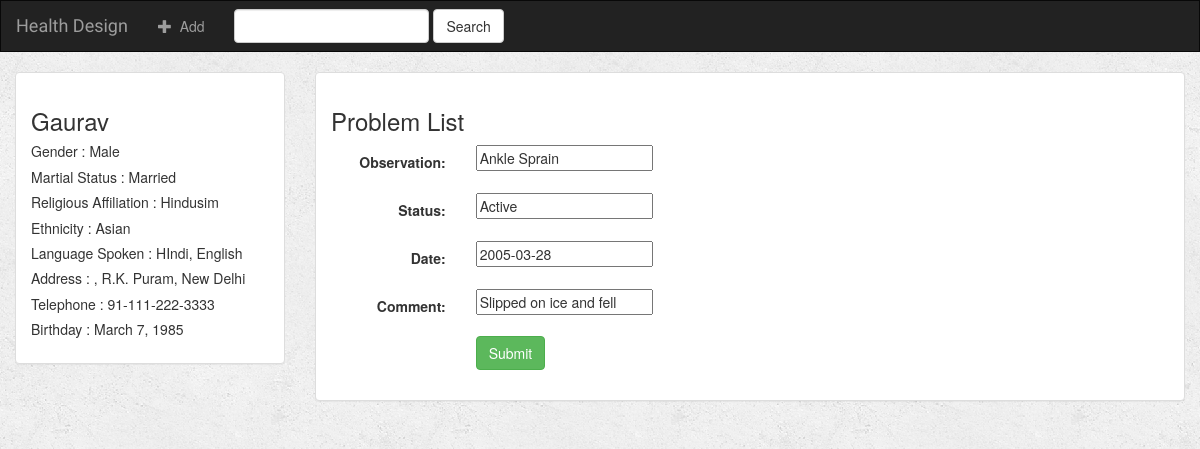
The app's page /10/1/update-problemlist/ with its own data.
### HealthDesign/models.py (models this page shows)
class Demographics(models.Model):
    first_name = models.CharField(max_length=30)
    last_name = models.CharField(max_length=30)
    gender = models.CharField(max_length=6)
    martial_status = models.CharField(max_length=10)
    religious_affiliation = models.CharField(max_length=10)
    ethnicity = models.CharField(max_length=30)
    language_spoken = models.CharField(max_length=50)
    address = models.CharField(max_length=100)
    telephone = models.CharField(max_length=20)
    birthday = models.DateField()

class ProblemList(models.Model):
    demographics = models.ForeignKey(Demographics, on_delete=models.CASCADE)
    observation = models.CharField(max_length=50)
    status = models.CharField(max_length=50)
    date = models.DateField()
    comment = models.CharField(max_length=100)

### HealthDesign/views.py (the view)
# urls.py: url(r'(?P<demographics_id>[0-9]+)/(?P<problemlist_id>[0-9]+)/update-problemlist/$', views.problemlist_update, name='problemlist-update'),
def problemlist_update(request, demographics_id, problemlist_id):
    demographics = get_object_or_404(Demographics, pk=demographics_id)
    problemlist = get_object_or_404(ProblemList, pk=problemlist_id)
    form = ProblemListForm(request.POST or None, request.FILES or None, instance=problemlist)
    if form.is_valid():
        problemlist = form.save(commit=False)
        problemlist.demographics = demographics
        problemlist.save()
        return render(request, 'HealthDesign/detail.html', {'demographics': demographics})
    context = {
        "form": form,
        "demographics": demographics
    }
    return render(request, 'HealthDesign/problemlist_form.html', context)

### HealthDesign/forms.py
class ProblemListForm(forms.ModelForm):
    class Meta:
        model = ProblemList
        fields = ['observation', 'status', 'date', 'comment']

### HealthDesign/templates/HealthDesign/problemlist_form.html (shortened to what this page needs)
{% extends 'HealthDesign/base.html' %}
{% block body %}
<div class="container-fluid">
    <div class="row">
        <div class="col-sm-4 col-md-3">
            <div class="panel panel-default">
                <div class="panel-body">
                    <h3>{{ demographics.first_name }} {{ demographics.Last_name }}</h3>
                    <h5> Gender : {{ demographics.gender }}</h5>
                    <h5> Martial Status : {{ demographics.martial_status }}</h5>
                    <h5> Religious Affiliation : {{ demographics.religious_affiliation }}</h5>
                    <h5> Ethnicity : {{ demographics.ethnicity }}</h5>
                    <h5> Language Spoken : {{ demographics.language_spoken }}</h5>
                    <h5> Address : {{ demographics.address }}</h5>
                    <h5> Telephone : {{ demographics.telephone }}</h5>
                    <h5> Birthday : {{ demographics.birthday }}</h5>
                </div>
            </div>
        </div>
        <div class="col-sm-8 col-md-9">
            <div class="panel panel-default">
                <div class="panel-body">
                    <h3>Problem List</h3>
                    <form class="form-horizontal" role="form" action="" method="post" enctype="multipart/form-data">
                        {% include 'HealthDesign/form_template.html' %}
                        <div class="form-group">
                            <div class="col-sm-offset-2 col-sm-10">
                                <button type="submit" class="btn btn-success">Submit</button>
                            </div>
                        </div>
                    </form>
                </div>
            </div>
        </div>
    </div>
</div>
{% endblock %}

### HealthDesign/templates/HealthDesign/form_template.html (shortened to what this page needs)
{% for field in form %}
    <div class="form-group">
        <div class="col-sm-offset-2 col-sm-10">
        </div>
        <label class="control-label col-sm-2">{{ field.label_tag }}</label>
        <div class="col-sm-10">{{ field }}</div>
    </div>
{% endfor %}

### HealthDesign/static/HealthDesign/style.css (style rules this page uses)
body { background: white url("images/background.png"); }

### records on screen
Demographics: first_name "Gaurav", gender "Male", martial_status "Married", religious_affiliation "Hindusim", ethnicity "Asian", language_spoken "HIndi, English", address ", R.K. Puram, New Delhi", telephone "91-111-222-3333", birthday "March 7, 1985"
ProblemList: form "Ankle Sprain" "Active" "2005-03-28" "Slipped on ice and fell"

### other values on screen
{{ field.label_tag }} "Observation:" "Status:" "Date:" "Comment:"
